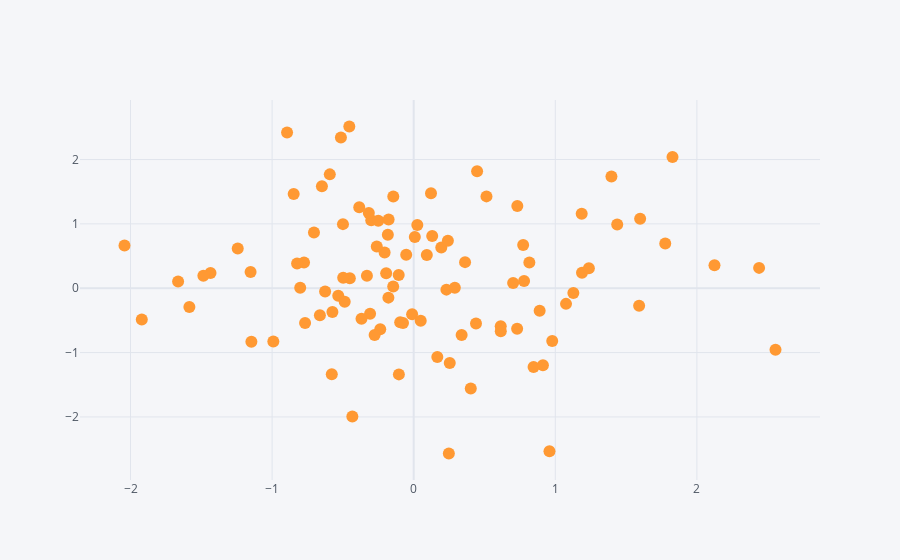

The cell this chart's notebook holds for it:
### Code cell
df.iplot(x='A',y='B',mode='markers')
